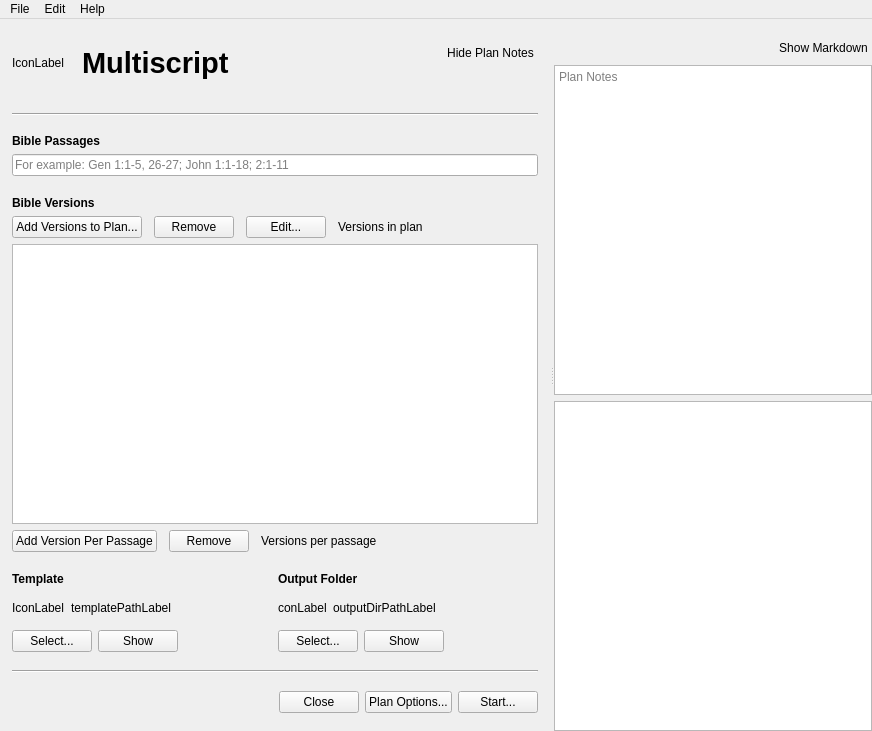
<?xml version="1.0" encoding="UTF-8"?>
<ui version="4.0">
 <class>MainWindow</class>
 <widget class="QMainWindow" name="MainWindow">
  <property name="geometry">
   <rect>
    <x>0</x>
    <y>0</y>
    <width>872</width>
    <height>731</height>
   </rect>
  </property>
  <property name="windowTitle">
   <string>Multiscript</string>
  </property>
  <widget class="QWidget" name="centralwidget">
   <layout class="QVBoxLayout" name="verticalLayout_3">
    <property name="leftMargin">
     <number>0</number>
    </property>
    <property name="topMargin">
     <number>0</number>
    </property>
    <property name="rightMargin">
     <number>0</number>
    </property>
    <property name="bottomMargin">
     <number>0</number>
    </property>
    <item>
     <widget class="QSplitter" name="splitter">
      <property name="sizePolicy">
       <sizepolicy hsizetype="Preferred" vsizetype="Preferred">
        <horstretch>0</horstretch>
        <verstretch>0</verstretch>
       </sizepolicy>
      </property>
      <property name="orientation">
       <enum>Qt::Horizontal</enum>
      </property>
      <property name="childrenCollapsible">
       <bool>false</bool>
      </property>
      <widget class="QWidget" name="mainLayoutWidget">
       <layout class="QVBoxLayout" name="mainLayout">
        <property name="leftMargin">
         <number>12</number>
        </property>
        <property name="rightMargin">
         <number>12</number>
        </property>
        <item>
         <widget class="QWidget" name="titleAreaWidget" native="true">
          <property name="autoFillBackground">
           <bool>false</bool>
          </property>
          <layout class="QVBoxLayout" name="titleAreaWidgetLayout">
           <property name="leftMargin">
            <number>0</number>
           </property>
           <property name="topMargin">
            <number>12</number>
           </property>
           <property name="rightMargin">
            <number>0</number>
           </property>
           <property name="bottomMargin">
            <number>12</number>
           </property>
           <item>
            <layout class="QHBoxLayout" name="horizontalLayout_3">
             <property name="spacing">
              <number>0</number>
             </property>
             <item>
              <widget class="IconLabel" name="appIconLabel">
               <property name="minimumSize">
                <size>
                 <width>64</width>
                 <height>64</height>
                </size>
               </property>
               <property name="text">
                <string>IconLabel</string>
               </property>
              </widget>
             </item>
             <item>
              <spacer name="horizontalSpacer_4">
               <property name="orientation">
                <enum>Qt::Horizontal</enum>
               </property>
               <property name="sizeType">
                <enum>QSizePolicy::Fixed</enum>
               </property>
               <property name="sizeHint" stdset="0">
                <size>
                 <width>6</width>
                 <height>20</height>
                </size>
               </property>
              </spacer>
             </item>
             <item>
              <widget class="QLabel" name="titleLabel">
               <property name="font">
                <font>
                 <pointsize>22</pointsize>
                 <bold>true</bold>
                </font>
               </property>
               <property name="text">
                <string>Multiscript</string>
               </property>
              </widget>
             </item>
             <item>
              <spacer name="horizontalSpacer">
               <property name="orientation">
                <enum>Qt::Horizontal</enum>
               </property>
               <property name="sizeHint" stdset="0">
                <size>
                 <width>40</width>
                 <height>20</height>
                </size>
               </property>
              </spacer>
             </item>
             <item>
              <layout class="QVBoxLayout" name="verticalLayout">
               <item>
                <widget class="QPushButton" name="togglePlanNotesButton">
                 <property name="text">
                  <string>Hide Plan Notes</string>
                 </property>
                 <property name="checkable">
                  <bool>false</bool>
                 </property>
                 <property name="checked">
                  <bool>false</bool>
                 </property>
                 <property name="flat">
                  <bool>true</bool>
                 </property>
                </widget>
               </item>
               <item>
                <spacer name="verticalSpacer">
                 <property name="orientation">
                  <enum>Qt::Vertical</enum>
                 </property>
                 <property name="sizeType">
                  <enum>QSizePolicy::Preferred</enum>
                 </property>
                 <property name="sizeHint" stdset="0">
                  <size>
                   <width>20</width>
                   <height>20</height>
                  </size>
                 </property>
                </spacer>
               </item>
              </layout>
             </item>
            </layout>
           </item>
          </layout>
         </widget>
        </item>
        <item>
         <widget class="Line" name="line">
          <property name="orientation">
           <enum>Qt::Horizontal</enum>
          </property>
         </widget>
        </item>
        <item>
         <widget class="QWidget" name="mainAreaWidget" native="true">
          <layout class="QVBoxLayout" name="mainAreaWidgetLayout">
           <property name="leftMargin">
            <number>0</number>
           </property>
           <property name="topMargin">
            <number>12</number>
           </property>
           <property name="rightMargin">
            <number>0</number>
           </property>
           <property name="bottomMargin">
            <number>12</number>
           </property>
           <item>
            <widget class="QLabel" name="passagesLabel">
             <property name="font">
              <font>
               <bold>true</bold>
              </font>
             </property>
             <property name="text">
              <string>Bible Passages</string>
             </property>
            </widget>
           </item>
           <item>
            <widget class="QLineEdit" name="passagesLineEdit">
             <property name="placeholderText">
              <string>For example: Gen 1:1-5, 26-27; John 1:1-18; 2:1-11</string>
             </property>
            </widget>
           </item>
           <item>
            <widget class="QLabel" name="versionsTableLabel">
             <property name="font">
              <font>
               <bold>true</bold>
              </font>
             </property>
             <property name="text">
              <string>
Bible Versions</string>
             </property>
            </widget>
           </item>
           <item>
            <layout class="QVBoxLayout" name="versionsVerticalLayout" stretch="0,1,0">
             <item>
              <layout class="QHBoxLayout" name="horizontalLayout_8">
               <property name="spacing">
                <number>12</number>
               </property>
               <item>
                <widget class="QPushButton" name="addRowsButton">
                 <property name="text">
                  <string>Add Versions to Plan...</string>
                 </property>
                 <property name="autoDefault">
                  <bool>true</bool>
                 </property>
                </widget>
               </item>
               <item>
                <widget class="QPushButton" name="removeRowsButton">
                 <property name="text">
                  <string>Remove</string>
                 </property>
                 <property name="autoDefault">
                  <bool>true</bool>
                 </property>
                </widget>
               </item>
               <item>
                <widget class="QPushButton" name="editButton">
                 <property name="text">
                  <string>Edit...</string>
                 </property>
                 <property name="autoDefault">
                  <bool>true</bool>
                 </property>
                </widget>
               </item>
               <item>
                <widget class="QLabel" name="rowSummaryLabel">
                 <property name="sizePolicy">
                  <sizepolicy hsizetype="Preferred" vsizetype="Preferred">
                   <horstretch>1</horstretch>
                   <verstretch>0</verstretch>
                  </sizepolicy>
                 </property>
                 <property name="text">
                  <string>Versions in plan</string>
                 </property>
                 <property name="alignment">
                  <set>Qt::AlignLeading|Qt::AlignLeft|Qt::AlignVCenter</set>
                 </property>
                </widget>
               </item>
              </layout>
             </item>
             <item>
              <layout class="QHBoxLayout" name="horizontalLayout_12">
               <item>
                <widget class="ItemListTableView" name="versionTable">
                 <property name="sizePolicy">
                  <sizepolicy hsizetype="Expanding" vsizetype="Expanding">
                   <horstretch>0</horstretch>
                   <verstretch>1</verstretch>
                  </sizepolicy>
                 </property>
                 <attribute name="horizontalHeaderHighlightSections">
                  <bool>false</bool>
                 </attribute>
                 <attribute name="horizontalHeaderStretchLastSection">
                  <bool>true</bool>
                 </attribute>
                 <attribute name="verticalHeaderStretchLastSection">
                  <bool>false</bool>
                 </attribute>
                </widget>
               </item>
              </layout>
             </item>
             <item>
              <layout class="QHBoxLayout" name="horizontalLayout_13">
               <property name="spacing">
                <number>12</number>
               </property>
               <item>
                <widget class="QPushButton" name="addColumnButton">
                 <property name="text">
                  <string>Add Version Per Passage</string>
                 </property>
                </widget>
               </item>
               <item>
                <widget class="QPushButton" name="removeColumnButton">
                 <property name="text">
                  <string>Remove</string>
                 </property>
                </widget>
               </item>
               <item>
                <widget class="QLabel" name="columnSummaryLabel">
                 <property name="sizePolicy">
                  <sizepolicy hsizetype="Preferred" vsizetype="Preferred">
                   <horstretch>1</horstretch>
                   <verstretch>0</verstretch>
                  </sizepolicy>
                 </property>
                 <property name="text">
                  <string>Versions per passage</string>
                 </property>
                </widget>
               </item>
              </layout>
             </item>
            </layout>
           </item>
           <item>
            <layout class="QGridLayout" name="pathsLayout" columnstretch="1,1">
             <item row="0" column="1">
              <widget class="QLabel" name="outputLabel">
               <property name="font">
                <font>
                 <bold>true</bold>
                </font>
               </property>
               <property name="text">
                <string>
Output Folder</string>
               </property>
              </widget>
             </item>
             <item row="0" column="0">
              <widget class="QLabel" name="templateLabel">
               <property name="font">
                <font>
                 <bold>true</bold>
                </font>
               </property>
               <property name="text">
                <string>
Template</string>
               </property>
              </widget>
             </item>
             <item row="1" column="0">
              <layout class="QVBoxLayout" name="verticalLayout_4">
               <item>
                <layout class="QHBoxLayout" name="horizontalLayout_5">
                 <item>
                  <widget class="IconLabel" name="templateIconLabel">
                   <property name="sizePolicy">
                    <sizepolicy hsizetype="Preferred" vsizetype="Preferred">
                     <horstretch>0</horstretch>
                     <verstretch>0</verstretch>
                    </sizepolicy>
                   </property>
                   <property name="minimumSize">
                    <size>
                     <width>0</width>
                     <height>32</height>
                    </size>
                   </property>
                   <property name="frameShape">
                    <enum>QFrame::NoFrame</enum>
                   </property>
                   <property name="text">
                    <string>IconLabel</string>
                   </property>
                   <property name="scaledContents">
                    <bool>false</bool>
                   </property>
                  </widget>
                 </item>
                 <item>
                  <widget class="QLabel" name="templatePathLabel">
                   <property name="sizePolicy">
                    <sizepolicy hsizetype="Preferred" vsizetype="Preferred">
                     <horstretch>1</horstretch>
                     <verstretch>0</verstretch>
                    </sizepolicy>
                   </property>
                   <property name="frameShape">
                    <enum>QFrame::NoFrame</enum>
                   </property>
                   <property name="text">
                    <string>templatePathLabel</string>
                   </property>
                  </widget>
                 </item>
                </layout>
               </item>
               <item>
                <layout class="QHBoxLayout" name="horizontalLayout_6">
                 <item>
                  <widget class="QPushButton" name="templateSelectButton">
                   <property name="text">
                    <string>Select...</string>
                   </property>
                   <property name="autoDefault">
                    <bool>true</bool>
                   </property>
                  </widget>
                 </item>
                 <item>
                  <widget class="QPushButton" name="templateShowButton">
                   <property name="text">
                    <string>Show</string>
                   </property>
                  </widget>
                 </item>
                 <item>
                  <spacer name="horizontalSpacer_8">
                   <property name="orientation">
                    <enum>Qt::Horizontal</enum>
                   </property>
                   <property name="sizeHint" stdset="0">
                    <size>
                     <width>40</width>
                     <height>20</height>
                    </size>
                   </property>
                  </spacer>
                 </item>
                </layout>
               </item>
              </layout>
             </item>
             <item row="1" column="1">
              <layout class="QVBoxLayout" name="verticalLayout_2">
               <item>
                <layout class="QHBoxLayout" name="horizontalLayout_4">
                 <item>
                  <widget class="IconLabel" name="outputDirIconLabel">
                   <property name="minimumSize">
                    <size>
                     <width>0</width>
                     <height>32</height>
                    </size>
                   </property>
                   <property name="text">
                    <string>conLabel</string>
                   </property>
                  </widget>
                 </item>
                 <item>
                  <widget class="QLabel" name="outputDirPathLabel">
                   <property name="sizePolicy">
                    <sizepolicy hsizetype="Preferred" vsizetype="Preferred">
                     <horstretch>1</horstretch>
                     <verstretch>0</verstretch>
                    </sizepolicy>
                   </property>
                   <property name="text">
                    <string>outputDirPathLabel</string>
                   </property>
                  </widget>
                 </item>
                </layout>
               </item>
               <item>
                <layout class="QHBoxLayout" name="horizontalLayout_7">
                 <item>
                  <widget class="QPushButton" name="outputDirSelectButton">
                   <property name="text">
                    <string>Select...</string>
                   </property>
                   <property name="autoDefault">
                    <bool>true</bool>
                   </property>
                  </widget>
                 </item>
                 <item>
                  <widget class="QPushButton" name="outputDirShowButton">
                   <property name="text">
                    <string>Show</string>
                   </property>
                  </widget>
                 </item>
                 <item>
                  <spacer name="horizontalSpacer_5">
                   <property name="orientation">
                    <enum>Qt::Horizontal</enum>
                   </property>
                   <property name="sizeHint" stdset="0">
                    <size>
                     <width>40</width>
                     <height>20</height>
                    </size>
                   </property>
                  </spacer>
                 </item>
                </layout>
               </item>
              </layout>
             </item>
            </layout>
           </item>
          </layout>
         </widget>
        </item>
        <item>
         <widget class="Line" name="line_2">
          <property name="orientation">
           <enum>Qt::Horizontal</enum>
          </property>
         </widget>
        </item>
        <item>
         <widget class="QWidget" name="footerAreaWidget" native="true">
          <layout class="QHBoxLayout" name="footerLayout">
           <property name="leftMargin">
            <number>0</number>
           </property>
           <property name="topMargin">
            <number>12</number>
           </property>
           <property name="rightMargin">
            <number>0</number>
           </property>
           <property name="bottomMargin">
            <number>18</number>
           </property>
           <item>
            <spacer name="horizontalSpacer_2">
             <property name="orientation">
              <enum>Qt::Horizontal</enum>
             </property>
             <property name="sizeHint" stdset="0">
              <size>
               <width>40</width>
               <height>20</height>
              </size>
             </property>
            </spacer>
           </item>
           <item>
            <widget class="QPushButton" name="closeButton">
             <property name="text">
              <string>Close</string>
             </property>
             <property name="autoDefault">
              <bool>true</bool>
             </property>
            </widget>
           </item>
           <item>
            <widget class="QPushButton" name="planConfigButton">
             <property name="text">
              <string>Plan Options...</string>
             </property>
            </widget>
           </item>
           <item>
            <widget class="QPushButton" name="startButton">
             <property name="text">
              <string>Start...</string>
             </property>
             <property name="autoDefault">
              <bool>true</bool>
             </property>
             <property name="default">
              <bool>false</bool>
             </property>
            </widget>
           </item>
          </layout>
         </widget>
        </item>
       </layout>
      </widget>
      <widget class="QWidget" name="sidePanelWidget" native="true">
       <property name="enabled">
        <bool>true</bool>
       </property>
       <property name="sizePolicy">
        <sizepolicy hsizetype="MinimumExpanding" vsizetype="MinimumExpanding">
         <horstretch>0</horstretch>
         <verstretch>0</verstretch>
        </sizepolicy>
       </property>
       <property name="minimumSize">
        <size>
         <width>250</width>
         <height>100</height>
        </size>
       </property>
       <layout class="QVBoxLayout" name="verticalLayout_5">
        <property name="topMargin">
         <number>18</number>
        </property>
        <item>
         <layout class="QHBoxLayout" name="horizontalLayout">
          <item>
           <spacer name="horizontalSpacer_3">
            <property name="orientation">
             <enum>Qt::Horizontal</enum>
            </property>
            <property name="sizeHint" stdset="0">
             <size>
              <width>40</width>
              <height>20</height>
             </size>
            </property>
           </spacer>
          </item>
          <item>
           <widget class="QPushButton" name="togglePlanNotesSourceButton">
            <property name="text">
             <string>Show Markdown</string>
            </property>
            <property name="checkable">
             <bool>false</bool>
            </property>
            <property name="flat">
             <bool>true</bool>
            </property>
           </widget>
          </item>
         </layout>
        </item>
        <item>
         <widget class="QTextEdit" name="planNotesTextEdit">
          <property name="sizePolicy">
           <sizepolicy hsizetype="Expanding" vsizetype="MinimumExpanding">
            <horstretch>0</horstretch>
            <verstretch>0</verstretch>
           </sizepolicy>
          </property>
          <property name="maximumSize">
           <size>
            <width>16777215</width>
            <height>16777215</height>
           </size>
          </property>
          <property name="autoFormatting">
           <set>QTextEdit::AutoAll</set>
          </property>
          <property name="readOnly">
           <bool>false</bool>
          </property>
          <property name="tabStopDistance">
           <double>20.000000000000000</double>
          </property>
          <property name="textInteractionFlags">
           <set>Qt::LinksAccessibleByMouse|Qt::TextEditable|Qt::TextEditorInteraction|Qt::TextSelectableByKeyboard|Qt::TextSelectableByMouse</set>
          </property>
          <property name="placeholderText">
           <string>Plan Notes</string>
          </property>
         </widget>
        </item>
        <item>
         <widget class="QPlainTextEdit" name="planNotesPlainTextEdit">
          <property name="tabStopDistance">
           <double>20.000000000000000</double>
          </property>
         </widget>
        </item>
       </layout>
      </widget>
     </widget>
    </item>
   </layout>
  </widget>
  <widget class="QMenuBar" name="menubar">
   <property name="geometry">
    <rect>
     <x>0</x>
     <y>0</y>
     <width>872</width>
     <height>36</height>
    </rect>
   </property>
   <widget class="QMenu" name="menuFile">
    <property name="title">
     <string>File</string>
    </property>
    <addaction name="newAction"/>
    <addaction name="openAction"/>
    <addaction name="separator"/>
    <addaction name="closeAction"/>
    <addaction name="saveAction"/>
    <addaction name="saveAsAction"/>
    <addaction name="separator"/>
    <addaction name="restartAction"/>
    <addaction name="exitAction"/>
   </widget>
   <widget class="QMenu" name="menuEdit">
    <property name="title">
     <string>Edit</string>
    </property>
    <addaction name="undoAction"/>
    <addaction name="redoAction"/>
    <addaction name="separator"/>
    <addaction name="cutAction"/>
    <addaction name="copyAction"/>
    <addaction name="pasteAction"/>
    <addaction name="clearAction"/>
    <addaction name="selectAllAction"/>
    <addaction name="separator"/>
    <addaction name="planConfigAction"/>
    <addaction name="separator"/>
    <addaction name="appConfigAction"/>
   </widget>
   <widget class="QMenu" name="menuHelp">
    <property name="title">
     <string>Help</string>
    </property>
    <addaction name="aboutAction"/>
   </widget>
   <addaction name="menuFile"/>
   <addaction name="menuEdit"/>
   <addaction name="menuHelp"/>
  </widget>
  <action name="openAction">
   <property name="text">
    <string>Open...</string>
   </property>
   <property name="shortcut">
    <string>Ctrl+O</string>
   </property>
  </action>
  <action name="saveAsAction">
   <property name="text">
    <string>Save As...</string>
   </property>
   <property name="shortcut">
    <string>Ctrl+Shift+S</string>
   </property>
  </action>
  <action name="aboutAction">
   <property name="text">
    <string>About Multiscript</string>
   </property>
   <property name="menuRole">
    <enum>QAction::AboutRole</enum>
   </property>
  </action>
  <action name="appConfigAction">
   <property name="text">
    <string>Multiscript Settings...</string>
   </property>
   <property name="menuRole">
    <enum>QAction::PreferencesRole</enum>
   </property>
  </action>
  <action name="closeAction">
   <property name="text">
    <string>Close</string>
   </property>
   <property name="shortcut">
    <string>Ctrl+W</string>
   </property>
  </action>
  <action name="saveAction">
   <property name="text">
    <string>Save</string>
   </property>
   <property name="shortcut">
    <string>Ctrl+S</string>
   </property>
  </action>
  <action name="newAction">
   <property name="text">
    <string>New</string>
   </property>
   <property name="shortcut">
    <string>Ctrl+N</string>
   </property>
  </action>
  <action name="exitAction">
   <property name="text">
    <string>Exit</string>
   </property>
   <property name="menuRole">
    <enum>QAction::QuitRole</enum>
   </property>
  </action>
  <action name="undoAction">
   <property name="text">
    <string>Undo</string>
   </property>
   <property name="shortcut">
    <string>Ctrl+Z</string>
   </property>
  </action>
  <action name="redoAction">
   <property name="text">
    <string>Redo</string>
   </property>
   <property name="shortcut">
    <string>Ctrl+Shift+Z</string>
   </property>
  </action>
  <action name="cutAction">
   <property name="text">
    <string>Cut</string>
   </property>
   <property name="shortcut">
    <string>Ctrl+X</string>
   </property>
  </action>
  <action name="copyAction">
   <property name="text">
    <string>Copy</string>
   </property>
   <property name="shortcut">
    <string>Ctrl+C</string>
   </property>
  </action>
  <action name="pasteAction">
   <property name="text">
    <string>Paste</string>
   </property>
   <property name="shortcut">
    <string>Ctrl+V</string>
   </property>
  </action>
  <action name="clearAction">
   <property name="text">
    <string>Clear</string>
   </property>
  </action>
  <action name="selectAllAction">
   <property name="text">
    <string>Select All</string>
   </property>
   <property name="shortcut">
    <string>Ctrl+A</string>
   </property>
  </action>
  <action name="planConfigAction">
   <property name="text">
    <string>Plan Options...</string>
   </property>
  </action>
  <action name="restartAction">
   <property name="text">
    <string>Restart Multiscript</string>
   </property>
   <property name="visible">
    <bool>false</bool>
   </property>
  </action>
 </widget>
 <customwidgets>
  <customwidget>
   <class>ItemListTableView</class>
   <extends>QTableView</extends>
   <header>multiscript.qt_custom.views</header>
  </customwidget>
  <customwidget>
   <class>IconLabel</class>
   <extends>QLabel</extends>
   <header>multiscript.qt_custom.widgets</header>
  </customwidget>
 </customwidgets>
 <tabstops>
  <tabstop>passagesLineEdit</tabstop>
  <tabstop>addRowsButton</tabstop>
  <tabstop>removeRowsButton</tabstop>
  <tabstop>editButton</tabstop>
  <tabstop>versionTable</tabstop>
  <tabstop>addColumnButton</tabstop>
  <tabstop>removeColumnButton</tabstop>
  <tabstop>templateSelectButton</tabstop>
  <tabstop>templateShowButton</tabstop>
  <tabstop>outputDirSelectButton</tabstop>
  <tabstop>outputDirShowButton</tabstop>
  <tabstop>closeButton</tabstop>
  <tabstop>planConfigButton</tabstop>
  <tabstop>startButton</tabstop>
  <tabstop>togglePlanNotesButton</tabstop>
  <tabstop>togglePlanNotesSourceButton</tabstop>
  <tabstop>planNotesTextEdit</tabstop>
  <tabstop>planNotesPlainTextEdit</tabstop>
 </tabstops>
 <resources/>
 <connections/>
</ui>
